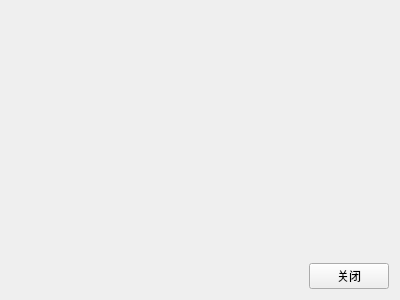
<?xml version="1.0" encoding="UTF-8"?>
<ui version="4.0">
 <class>frm1</class>
 <widget class="QWidget" name="frm1">
  <property name="geometry">
   <rect>
    <x>0</x>
    <y>0</y>
    <width>400</width>
    <height>300</height>
   </rect>
  </property>
  <property name="windowTitle">
   <string>Form</string>
  </property>
  <layout class="QGridLayout" name="gridLayout">
   <item row="0" column="1">
    <spacer name="verticalSpacer">
     <property name="orientation">
      <enum>Qt::Vertical</enum>
     </property>
     <property name="sizeHint" stdset="0">
      <size>
       <width>20</width>
       <height>250</height>
      </size>
     </property>
    </spacer>
   </item>
   <item row="1" column="0">
    <spacer name="horizontalSpacer">
     <property name="orientation">
      <enum>Qt::Horizontal</enum>
     </property>
     <property name="sizeHint" stdset="0">
      <size>
       <width>298</width>
       <height>20</height>
      </size>
     </property>
    </spacer>
   </item>
   <item row="1" column="1">
    <widget class="QPushButton" name="pushButton">
     <property name="text">
      <string>关闭</string>
     </property>
    </widget>
   </item>
  </layout>
 </widget>
 <resources/>
 <connections/>
</ui>
